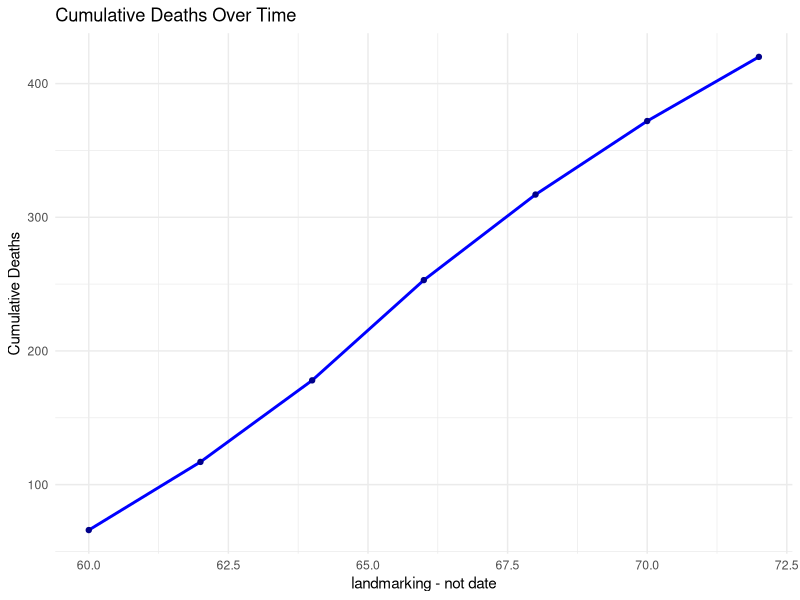
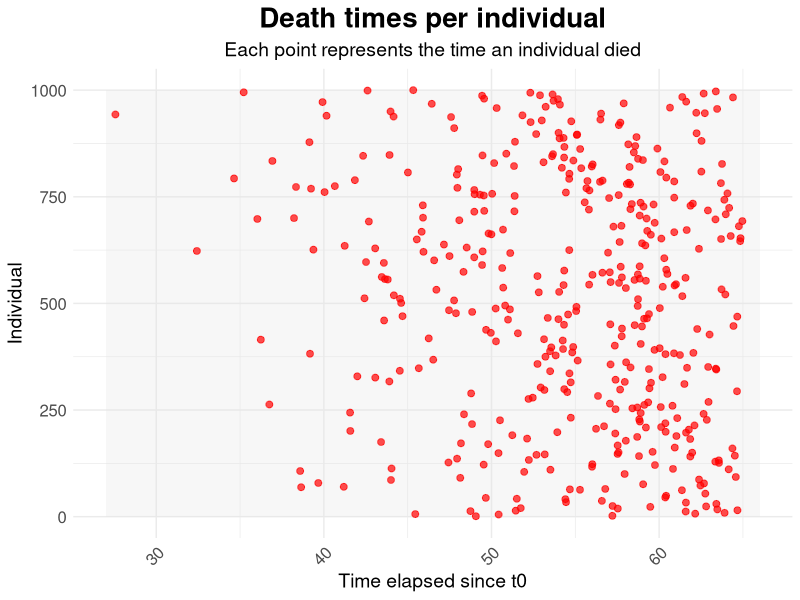
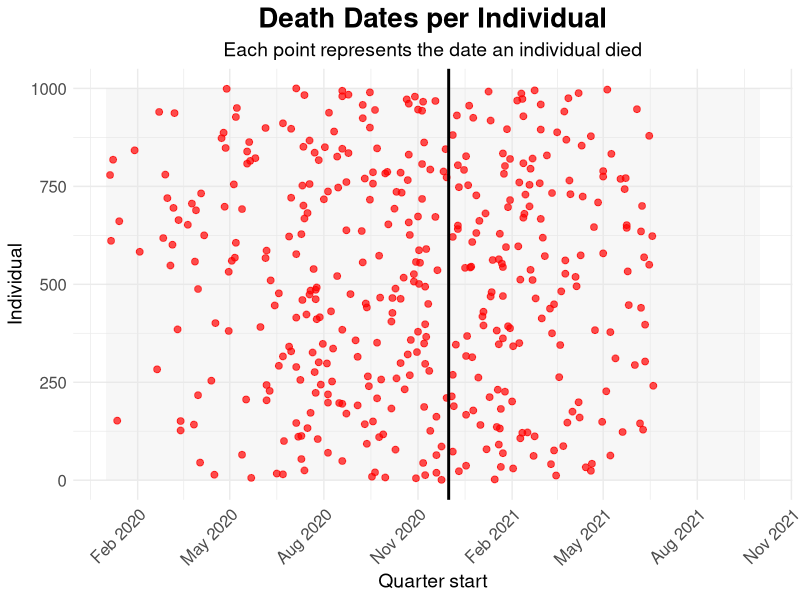
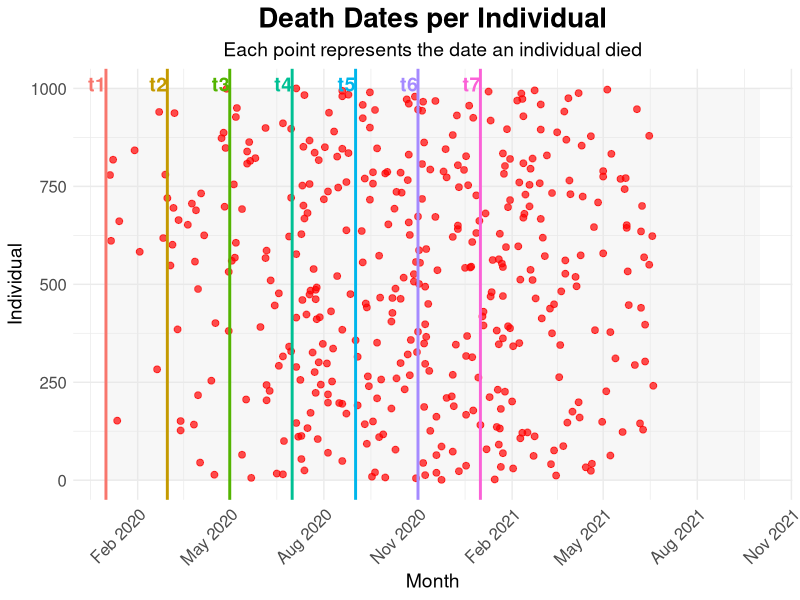

Source code (R) for these figures, in order:
library(lubridate)
# ===============================
# Optimization of parameters
# parameters: find shape and scale given target probability
# ===============================

# Function to compute lambda given k, an interval, and the target probability p

k <- 1.5   # shape parameter (can tune)
p_target <- 0.2  # 20% default per interval

#dates landmarking
LM_start_date <- as.Date("2015-01-01")
#LM_dates <- as.Date(c("2020-01-01", "2020-03-01", "2020-05-01", "2021-07-01", "2021-09-01", "2021-11-01", "2022-01-01"))
#LMs <- round(interval(LM_start_date, LM_dates) %/% months(1))
LMs <-  c(60, 62, 64, 66, 68, 70, 72)
LMs


# Función para encontrar lambda dado t0, t1, k y p_target
find_lambda <- function(t0, t1, k, p_target = 0.2) {
  f <- function(lambda) {
    ratio <- exp(-((t1 / lambda)^k - (t0 / lambda)^k))
    ratio - (1 - p_target)
  }
  uniroot(f, interval = c(1e-6, 1e6))$root
}

lambdas <- sapply(1:(length(LMs) - 1), function(j) {
  find_lambda(LMs[j], LMs[j + 1], k, p_target)
})

lambdas




# ===============================
#  SIMULATION
# ===============================

rm(list = ls())

set.seed(1234)



# --- Parameters
library(lubridate)

# Example: n individuals with different credit start dates
n <- 1000
n_iterations <- 7
base_date <- as.Date("2020-01-01") #start to observe the behavior in 2020
credit_start_dates <- as_date("2015-01-01") + days(sample(0:364, n, replace = TRUE))

# Function to generate individual landmarks
generate_landmarks <- function(credit_start) {
  lm1 <- credit_start + years(5)           # first landmark: +5 years
  lm2 <- lm1 + weeks(6)                    # second: +6 weeks
  lm3 <- lm2 + weeks(6)                    # third
  lm4 <- lm3 + weeks(6)                    # fourth
  lm5 <- lm4 + weeks(6)                    # fifth
  lm6 <- lm4 + weeks(6)
  lm7 <- lm4 + weeks(6)
  return(as_date(c(lm1, lm2, lm3, lm4, lm5, lm6, lm7)))
}
# Generate the list of individual landmarks
landmarks_list <- lapply(credit_start_dates, generate_landmarks)


landmarks <- seq(0, n_iterations, by = 1) #assumption cohort  
K <- length(landmarks) - 1  

betas <- matrix(c(-0.1, 0.15,
                  -0.1, 0.15,
                  -0.1, 0.15,
                  -0.1, 0.15,
                  -0.1, 0.15), nrow = K, byrow = TRUE)

#paaramters of weibull each landmark: Shape (k), Scale (λ)
#thetas <- matrix(c(0.5, 400, 0.5, 280, 0.5, 360, 0.5, 400, 0.5, 450), nrow = K, byrow = TRUE)
thetas <- matrix(c(0.5, 22.25, 0.5, 22.49, 0.5, 85.64, 0.5, 24.26, 0.5, 24.46), nrow = K, byrow = TRUE)


# --- Data
# credits are originated during 2010, throughout the year

x1_matrix <- matrix(rnorm(n * n_iterations), nrow = n, ncol = n_iterations)
x2_matrix <- matrix(rnorm(n * n_iterations), nrow = n, ncol = n_iterations)

time_matrix   <- matrix(NA_real_, nrow = n, ncol = n_iterations)
status_matrix <- matrix(NA_integer_, nrow = n, ncol = n_iterations)
obsdate_matrix <- matrix(as.Date(NA), nrow = n, ncol = n_iterations)

# --- Simulation function (Landmark PH Weibull)
simLMPH <- function(seed, x, Betas, Thetas, LMs, dist) {
  set.seed(seed)
  K <- length(LMs) - 1
  n <- nrow(x)
  tpoints <- as.vector(LMs)
  out_time <- rep(NA, n)
  
  for (k in 1:K) {
    beta_k <- Betas[k, ]
    theta_k <- Thetas[k, ]
    linpred <- x %*% beta_k
    mlambda <- exp(linpred)
    
    if (dist == "W") {
      S0f <- function(t) pweibull(t, shape = theta_k[1], scale = theta_k[2], lower.tail = FALSE)
      quantf <- function(p) qweibull(p, shape = theta_k[1], scale = theta_k[2])
    } else {
      stop("Only Weibull implemented")
    }
    
    for (i in 1:n) {
      S_L <- S0f(tpoints[k])  
      u <- runif(1)
      p_target <- max(1-u^(1 / mlambda[i]), .Machine$double.eps)
      t_rel <- quantf(p_target)
      
      if (is.na(out_time[i]) && t_rel <= tpoints[k + 1]) {
        out_time[i] <- t_rel
      }
    }
  }
  
  # Final extrapolation for those without event
  no_event <- which(is.na(out_time))
  if (length(no_event) > 0) {
    beta_k <- Betas[K, ]
    theta_k <- Thetas[K, ]
    linpred <- x[no_event, , drop = FALSE] %*% beta_k
    mlambda <- exp(linpred)
    
    S0f <- function(t) pweibull(t, shape = theta_k[1], scale = theta_k[2], lower.tail = FALSE)
    quantf <- function(p) qweibull(p, shape = theta_k[1], scale = theta_k[2])
    
    for (j in seq_along(no_event)) {
      i <- no_event[j]
      u <- runif(1)
      p_target <- max(1-u^(1 / mlambda[j]), .Machine$double.eps)
      t_rel <- quantf(p_target)
      out_time[i] <- t_rel
    }
  }
  
  return(out_time)
}

# --- Main loop (everyone gets a time at each iteration)
alive <- rep(TRUE, n)

for (i in seq_len(n_iterations)) {
  cat("Iteration", i, "\n")
  
  # Select the covariates for this iteration
  covariates_i <- cbind(x1_matrix[, i], x2_matrix[, i])
  
  # Initialize vectors for simulated times and observation dates
  sim_times <- numeric(n)
  obs_dates <- as.Date(rep(NA, n))
  
  # --- Simulation per individual
  for (j in 1:n) {
    # Simulate event time using each individual's own landmarks
    sim_times[j] <- simLMPH(
      seed = 1234,               # different seed per iteration and individual
      x = matrix(covariates_i[j, ], nrow = 1),
      Betas = betas,
      Thetas = thetas,
      LMs = landmarks_list[[j]],         # individual landmarks
      dist = "W"
    )
    
    # Assign observation date based on the corresponding landmark
    # Optionally, add a small random noise (0-3 days) for variability
    obs_dates[j] <- landmarks_list[[j]][i] + sample(0:3, 1)
  }
  
  # Save results
  time_matrix[, i] <- sim_times
  obsdate_matrix[, i] <- obs_dates
  
  # Determine status: event if elapsed time >= simulated time, else censored
  months_elapsed <- interval(credit_start_dates, obs_dates) %/% months(1)
  status_vals <- as.integer(months_elapsed >= sim_times)
  
  # If the individual was already dead in previous iterations → set NA
  status_vals[!alive] <- NA
  status_matrix[, i] <- status_vals
  
  # Update the alive vector
  alive <- ifelse(is.na(status_vals), FALSE, status_vals == 0)
}
initial_dates_matrix <- credit_start_dates


# --- Summary
for (i in 1:n_iterations) {
  status_col <- status_matrix[, i]
  cat("Iteration", i, ":",
      sum(status_col == 1, na.rm = TRUE), "events\n")
}


# ===============================
#  plots: deaths
# ===============================

library(ggplot2)
LMs <-  c(60, 62, 64, 66, 68, 70, 72)
cum_deaths <- cumsum(colSums(status_matrix, na.rm = TRUE))
df_cum <- data.frame(time = LMs, cum_deaths = cum_deaths)

ggplot(df_cum, aes(x = time, y = cum_deaths)) +
  geom_line(color = "blue", size = 1) +
  geom_point(color = "darkblue") +
  labs(title = "Cumulative Deaths Over Time", x = "landmarking - not date", y = "Cumulative Deaths") +
  theme_minimal()


# ===============================
#  plots: deaths times
# ===============================
#cumulative deaths
library(ggplot2)
library(dplyr)

# Convert matrices to long format
df_events <- data.frame(
  individual = rep(1:nrow(status_matrix), times = ncol(status_matrix)),
  time = as.vector(time_matrix),
  status = as.vector(status_matrix)
)

# Keep only death events
df_deaths <- subset(df_events, status == 1 & !is.na(time))

# Create data frame for shaded "quarters" (every 3 time units)
time_min <- floor(min(df_deaths$time, na.rm = TRUE))
time_max <- ceiling(max(df_deaths$time, na.rm = TRUE))
quarter_starts <- seq(time_min, time_max, by = 3)
quarters <- data.frame(
  start = quarter_starts,
  end = quarter_starts + 3
)

# Plot
ggplot() +
  # Shade each 3-time-unit "quarter"
  geom_rect(data = quarters, aes(xmin = start, xmax = end, ymin = 0, ymax = max(df_deaths$individual)),
            fill = "grey90", alpha = 0.3) +
  # Plot death points
  geom_point(data = df_deaths, aes(x = time, y = individual), color = "red", size = 2, alpha = 0.7) +
  # Labels
  labs(
    title = "Death times per individual",
    subtitle = "Each point represents the time an individual died",
    x = "Time elapsed since t0",
    y = "Individual"
  ) +
  # Theme adjustments
  theme_minimal() +
  theme(
    plot.title = element_text(hjust = 0.5, size = 20, face = "bold"),
    plot.subtitle = element_text(hjust = 0.5, size = 14),
    axis.title = element_text(size = 14),
    axis.text = element_text(size = 12),
    axis.text.x = element_text(angle = 45, hjust = 1)
  )

# ===============================


# ===============================
#  plots: deaths dates
# ===============================
library(ggplot2)
library(lubridate)

# Convert matrices to long format
df_events <- data.frame(
  individual = rep(1:nrow(status_matrix), times = ncol(status_matrix)),
  date = as.Date(as.vector(obsdate_matrix)),
  status = as.vector(status_matrix)
)

# Keep only death events
df_deaths <- subset(df_events, status == 1 & !is.na(date))

# Create data frame for shaded quarters
quarter_starts <- seq(floor_date(min(df_deaths$date), unit = "quarter"),
                      ceiling_date(max(df_deaths$date), unit = "quarter"),
                      by = "3 months")
quarters <- data.frame(
  start = quarter_starts,
  end = quarter_starts + months(3)
)

# Plot
ggplot() +
  geom_rect(data = quarters, aes(xmin = start, xmax = end, ymin = 0, ymax = max(df_deaths$individual)),
            fill = "grey90", alpha = 0.3) +
  geom_point(data = df_deaths, aes(x = date, y = individual), color = "red", size = 2, alpha = 0.7) +
  geom_vline(xintercept = as.Date("2020-12-01"), color = "black", linetype = "solid", size = 1) +
  scale_x_date(date_breaks = "3 months", date_labels = "%b %Y") +
  labs(
    title = "Death Dates per Individual",
    subtitle = "Each point represents the date an individual died",
    x = "Quarter start",
    y = "Individual"
  ) +
  theme_minimal() +
  theme(
    plot.title = element_text(hjust = 0.5, size = 20, face = "bold"),
    plot.subtitle = element_text(hjust = 0.5, size = 14),
    axis.title = element_text(size = 14),
    axis.text = element_text(size = 12),
    axis.text.x = element_text(angle = 45, hjust = 1)
  )


####### points for modelling in where model is going t be re-calibrated #######
mean_dates <- apply(obsdate_matrix, 2, function(col) {
  as.Date(mean(as.numeric(col)), origin = "1970-01-01")
})
mean_dates <- as.Date(mean_dates)

LM_start_date <- as.Date("2015-01-01")
LMs <-  c(60, 62, 64, 66, 68, 70, 72)

labels_df <- data.frame(
  mean_dates = LM_start_date %m+% months(LMs),
  label = paste0("t", seq_along(mean_dates))
)

ggplot() +
  geom_rect(data = quarters, aes(xmin = as.Date(start), xmax = as.Date(end), ymin = 0, ymax = max(df_deaths$individual)),
            fill = "grey90", alpha = 0.3) +
  geom_point(data = df_deaths, aes(x = as.Date(date), y = individual), color = "red", size = 2, alpha = 0.7) +
  geom_vline(data = labels_df, aes(xintercept = mean_dates, color = label), linetype = "solid", size = 1) +
  geom_text(data = labels_df, aes(x = mean_dates, 
                                  y = max(df_deaths$individual) , 
                                  label = label, color = label),
            vjust = 0.2, hjust = 1, size = 5, fontface = "bold") +
  scale_x_date(date_breaks = "3 month", date_labels = "%b %Y") +
  labs(
    title = "Death Dates per Individual",
    subtitle = "Each point represents the date an individual died",
    x = "Month",
    y = "Individual"
  ) +
  theme_minimal() +
  theme(
    plot.title = element_text(hjust = 0.5, size = 20, face = "bold"),
    plot.subtitle = element_text(hjust = 0.5, size = 14),
    axis.title = element_text(size = 14),
    axis.text = element_text(size = 12),
    axis.text.x = element_text(angle = 45, hjust = 1),
    legend.position = "none"
  ) +
  guides(color = "none")


#missing: covariates and signs of betas

